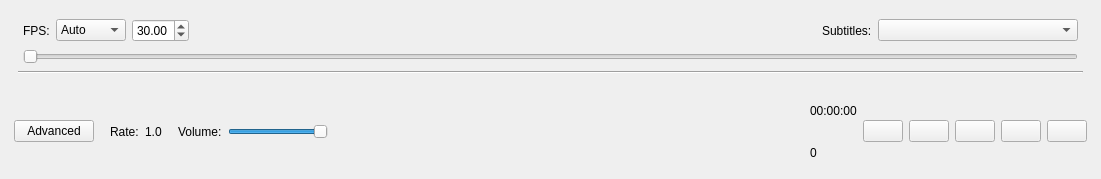
<?xml version="1.0" encoding="UTF-8"?>
<ui version="4.0">
 <class>EW_Controls</class>
 <widget class="QDockWidget" name="EW_Controls">
  <property name="geometry">
   <rect>
    <x>0</x>
    <y>0</y>
    <width>1101</width>
    <height>179</height>
   </rect>
  </property>
  <property name="sizePolicy">
   <sizepolicy hsizetype="Preferred" vsizetype="Maximum">
    <horstretch>0</horstretch>
    <verstretch>0</verstretch>
   </sizepolicy>
  </property>
  <property name="minimumSize">
   <size>
    <width>1000</width>
    <height>0</height>
   </size>
  </property>
  <property name="floating">
   <bool>false</bool>
  </property>
  <property name="windowTitle">
   <string>Player Controls</string>
  </property>
  <widget class="QWidget" name="dockWidgetContents">
   <layout class="QGridLayout" name="gridLayout">
    <item row="0" column="0">
     <layout class="QVBoxLayout" name="vl_controls">
      <item>
       <widget class="QWidget" name="slidercontainer" native="true">
        <layout class="QVBoxLayout" name="verticalLayout">
         <item>
          <layout class="QHBoxLayout" name="horizontalLayout_2">
           <property name="leftMargin">
            <number>5</number>
           </property>
           <property name="rightMargin">
            <number>5</number>
           </property>
           <item>
            <widget class="QLabel" name="label_3">
             <property name="text">
              <string>FPS:</string>
             </property>
            </widget>
           </item>
           <item>
            <widget class="QComboBox" name="cB_fps_Mode">
             <item>
              <property name="text">
               <string>Auto</string>
              </property>
             </item>
             <item>
              <property name="text">
               <string>Manual</string>
              </property>
             </item>
            </widget>
           </item>
           <item>
            <widget class="QDoubleSpinBox" name="sp_fps">
             <property name="minimum">
              <double>1.000000000000000</double>
             </property>
             <property name="value">
              <double>30.000000000000000</double>
             </property>
            </widget>
           </item>
           <item>
            <spacer name="horizontalSpacer">
             <property name="orientation">
              <enum>Qt::Horizontal</enum>
             </property>
             <property name="sizeType">
              <enum>QSizePolicy::Expanding</enum>
             </property>
             <property name="sizeHint" stdset="0">
              <size>
               <width>40</width>
               <height>20</height>
              </size>
             </property>
            </spacer>
           </item>
           <item>
            <widget class="QLabel" name="label_4">
             <property name="text">
              <string>Subtitles:</string>
             </property>
            </widget>
           </item>
           <item>
            <widget class="QComboBox" name="comboBox_Subs">
             <property name="sizePolicy">
              <sizepolicy hsizetype="Preferred" vsizetype="Fixed">
               <horstretch>1</horstretch>
               <verstretch>0</verstretch>
              </sizepolicy>
             </property>
             <property name="minimumSize">
              <size>
               <width>50</width>
               <height>0</height>
              </size>
             </property>
             <property name="maximumSize">
              <size>
               <width>200</width>
               <height>16777215</height>
              </size>
             </property>
            </widget>
           </item>
          </layout>
         </item>
         <item>
          <layout class="QHBoxLayout" name="horizontalLayout">
           <property name="leftMargin">
            <number>5</number>
           </property>
           <property name="rightMargin">
            <number>5</number>
           </property>
           <item>
            <widget class="QSlider" name="sl_position">
             <property name="sizePolicy">
              <sizepolicy hsizetype="Expanding" vsizetype="Fixed">
               <horstretch>0</horstretch>
               <verstretch>0</verstretch>
              </sizepolicy>
             </property>
             <property name="maximum">
              <number>10000</number>
             </property>
             <property name="pageStep">
              <number>1</number>
             </property>
             <property name="orientation">
              <enum>Qt::Horizontal</enum>
             </property>
            </widget>
           </item>
          </layout>
         </item>
         <item>
          <widget class="Line" name="line">
           <property name="orientation">
            <enum>Qt::Horizontal</enum>
           </property>
          </widget>
         </item>
        </layout>
       </widget>
      </item>
      <item>
       <widget class="QWidget" name="controlsContainer" native="true">
        <layout class="QHBoxLayout" name="hl_bottom">
         <property name="leftMargin">
          <number>5</number>
         </property>
         <property name="topMargin">
          <number>0</number>
         </property>
         <property name="rightMargin">
          <number>5</number>
         </property>
         <property name="bottomMargin">
          <number>0</number>
         </property>
         <item>
          <spacer name="horizontalSpacer_3">
           <property name="orientation">
            <enum>Qt::Horizontal</enum>
           </property>
           <property name="sizeType">
            <enum>QSizePolicy::Fixed</enum>
           </property>
           <property name="sizeHint" stdset="0">
            <size>
             <width>0</width>
             <height>5</height>
            </size>
           </property>
          </spacer>
         </item>
         <item>
          <widget class="QPushButton" name="btn_HideSlider">
           <property name="text">
            <string>Advanced</string>
           </property>
          </widget>
         </item>
         <item>
          <spacer name="horizontalSpacer_5">
           <property name="orientation">
            <enum>Qt::Horizontal</enum>
           </property>
           <property name="sizeType">
            <enum>QSizePolicy::Fixed</enum>
           </property>
           <property name="sizeHint" stdset="0">
            <size>
             <width>10</width>
             <height>20</height>
            </size>
           </property>
          </spacer>
         </item>
         <item>
          <widget class="QLabel" name="label">
           <property name="text">
            <string>Rate:</string>
           </property>
          </widget>
         </item>
         <item>
          <widget class="QLabel" name="lbl_Rate">
           <property name="text">
            <string>1.0</string>
           </property>
          </widget>
         </item>
         <item>
          <spacer name="horizontalSpacer_4">
           <property name="orientation">
            <enum>Qt::Horizontal</enum>
           </property>
           <property name="sizeType">
            <enum>QSizePolicy::Fixed</enum>
           </property>
           <property name="sizeHint" stdset="0">
            <size>
             <width>10</width>
             <height>20</height>
            </size>
           </property>
          </spacer>
         </item>
         <item>
          <widget class="QLabel" name="label_2">
           <property name="text">
            <string>Volume:</string>
           </property>
          </widget>
         </item>
         <item>
          <widget class="QSlider" name="sl_volume">
           <property name="sizePolicy">
            <sizepolicy hsizetype="Fixed" vsizetype="Fixed">
             <horstretch>1</horstretch>
             <verstretch>0</verstretch>
            </sizepolicy>
           </property>
           <property name="minimumSize">
            <size>
             <width>0</width>
             <height>0</height>
            </size>
           </property>
           <property name="maximumSize">
            <size>
             <width>100</width>
             <height>16777215</height>
            </size>
           </property>
           <property name="maximum">
            <number>100</number>
           </property>
           <property name="value">
            <number>100</number>
           </property>
           <property name="orientation">
            <enum>Qt::Horizontal</enum>
           </property>
           <property name="invertedControls">
            <bool>false</bool>
           </property>
          </widget>
         </item>
         <item>
          <spacer name="horizontalSpacer_2">
           <property name="orientation">
            <enum>Qt::Horizontal</enum>
           </property>
           <property name="sizeType">
            <enum>QSizePolicy::Expanding</enum>
           </property>
           <property name="sizeHint" stdset="0">
            <size>
             <width>40</width>
             <height>20</height>
            </size>
           </property>
          </spacer>
         </item>
         <item>
          <layout class="QVBoxLayout" name="verticalLayout_3">
           <item>
            <widget class="QLabel" name="lbl_position_time">
             <property name="text">
              <string>00:00:00</string>
             </property>
            </widget>
           </item>
           <item>
            <widget class="QLabel" name="lbl_position_frame">
             <property name="text">
              <string>0</string>
             </property>
            </widget>
           </item>
          </layout>
         </item>
         <item>
          <layout class="QVBoxLayout" name="verticalLayout_2">
           <item>
            <layout class="QHBoxLayout" name="horizontalLayout_3">
             <item>
              <widget class="QPushButton" name="btn_ToStart">
               <property name="text">
                <string/>
               </property>
               <property name="icon">
                <iconset>
                 <normaloff>icons/icon_tostart.png</normaloff>icons/icon_tostart.png</iconset>
               </property>
               <property name="iconSize">
                <size>
                 <width>30</width>
                 <height>30</height>
                </size>
               </property>
              </widget>
             </item>
             <item>
              <widget class="QPushButton" name="btn_FastBackwards">
               <property name="text">
                <string/>
               </property>
               <property name="icon">
                <iconset>
                 <normaloff>icons/icon_backward.png</normaloff>
                 <activeoff>icons/icon_backward.png</activeoff>
                 <activeon>icons/icon_backward_active.png</activeon>icons/icon_backward.png</iconset>
               </property>
               <property name="iconSize">
                <size>
                 <width>30</width>
                 <height>30</height>
                </size>
               </property>
               <property name="checkable">
                <bool>true</bool>
               </property>
              </widget>
             </item>
             <item>
              <widget class="QPushButton" name="btn_play">
               <property name="sizePolicy">
                <sizepolicy hsizetype="Fixed" vsizetype="Fixed">
                 <horstretch>0</horstretch>
                 <verstretch>0</verstretch>
                </sizepolicy>
               </property>
               <property name="text">
                <string/>
               </property>
               <property name="icon">
                <iconset>
                 <normaloff>icons/icon_play.png</normaloff>
                 <activeoff>icons/icon_play.png</activeoff>
                 <activeon>icons/icon_pause.png</activeon>icons/icon_play.png</iconset>
               </property>
               <property name="iconSize">
                <size>
                 <width>40</width>
                 <height>40</height>
                </size>
               </property>
               <property name="checkable">
                <bool>true</bool>
               </property>
              </widget>
             </item>
             <item>
              <widget class="QPushButton" name="btn_FastForward">
               <property name="text">
                <string/>
               </property>
               <property name="icon">
                <iconset>
                 <normaloff>icons/icon_forward.png</normaloff>
                 <activeoff>icons/icon_forward.png</activeoff>
                 <activeon>icons/icon_forward_active.png</activeon>icons/icon_forward.png</iconset>
               </property>
               <property name="iconSize">
                <size>
                 <width>30</width>
                 <height>30</height>
                </size>
               </property>
               <property name="checkable">
                <bool>true</bool>
               </property>
              </widget>
             </item>
             <item>
              <widget class="QPushButton" name="btn_ToEnd">
               <property name="text">
                <string/>
               </property>
               <property name="icon">
                <iconset>
                 <normaloff>icons/icon_toend.png</normaloff>icons/icon_toend.png</iconset>
               </property>
               <property name="iconSize">
                <size>
                 <width>30</width>
                 <height>30</height>
                </size>
               </property>
              </widget>
             </item>
            </layout>
           </item>
          </layout>
         </item>
        </layout>
       </widget>
      </item>
     </layout>
    </item>
   </layout>
  </widget>
 </widget>
 <resources/>
 <connections/>
</ui>
